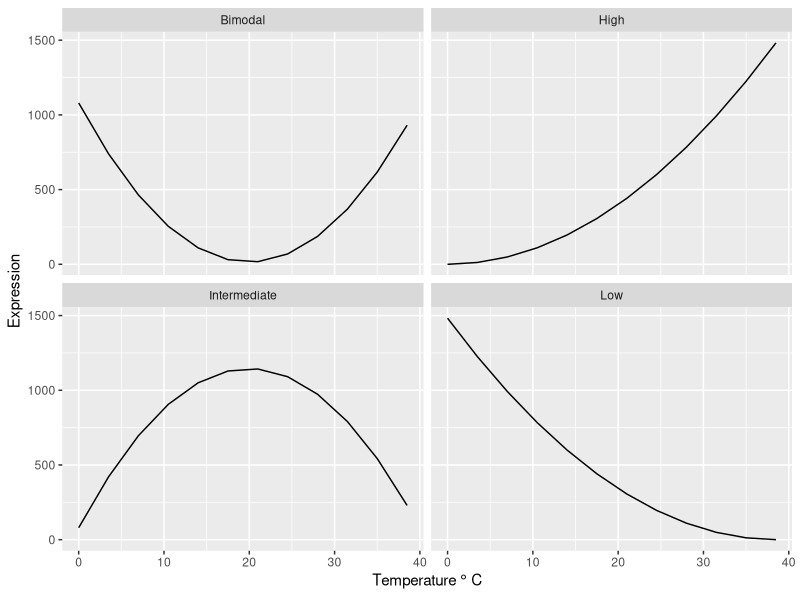
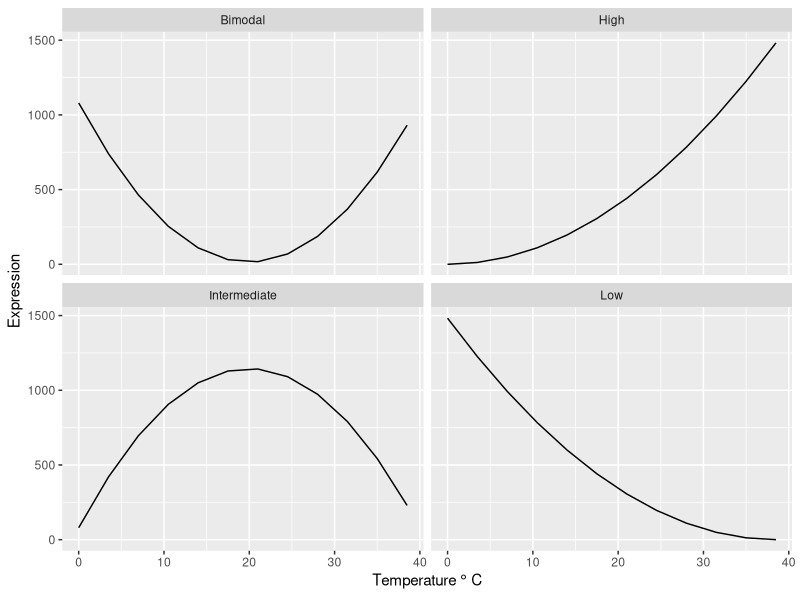

R code for these plots, in order:
library(ggplot2)
library(RColorBrewer)
library(gridExtra)

x <- seq(0, 38.5, by = 3.5)
yh <- x^2
yl <- rev(yh)
yi <- -2.67 * x^2 + 106.67 * x + 80
yb <- 2.67 * x^2 - 106.67 * x + 1080

lc <- brewer.pal(4, name = "Set1")

d1 <- as.data.frame(cbind(x, yh, yl, yi, yb))

d1long <- reshape(d1, varying = c("yh", "yl", "yi", "yb"), v.names = "Expression", direction = "long", times = c("High", "Low", "Intermediate", "Bimodal"))

str(d1long)

ggplot(d1long, aes(x = x, y = Expression, group = time)) +
  geom_line() +
  xlab(expression(Temperature ~degree~C)) +
  facet_wrap(~ time) +
  theme(legend.position = "none") +
  scale_colour_brewer(palette="Set1")

ggsave(filename = "../results/expression_types_Fig1.png")
